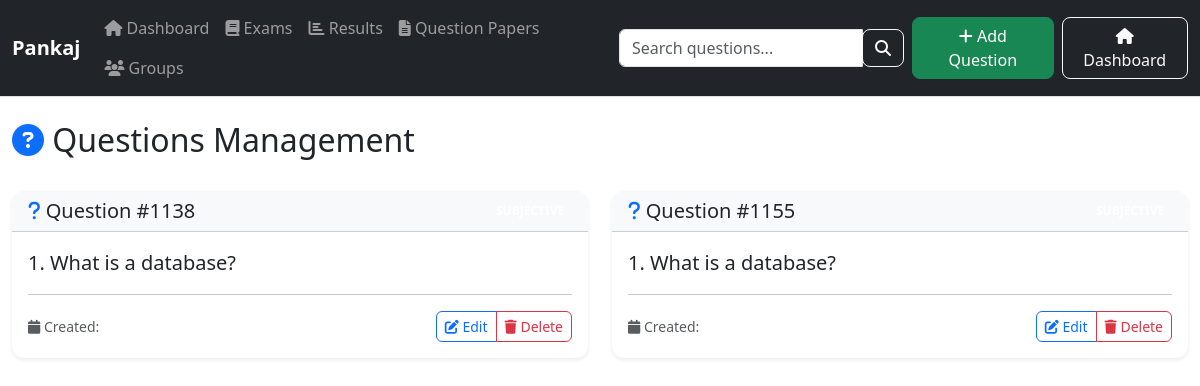
The page /prof/question/view_all_ques/ (signed in) on the database as committed earlier.
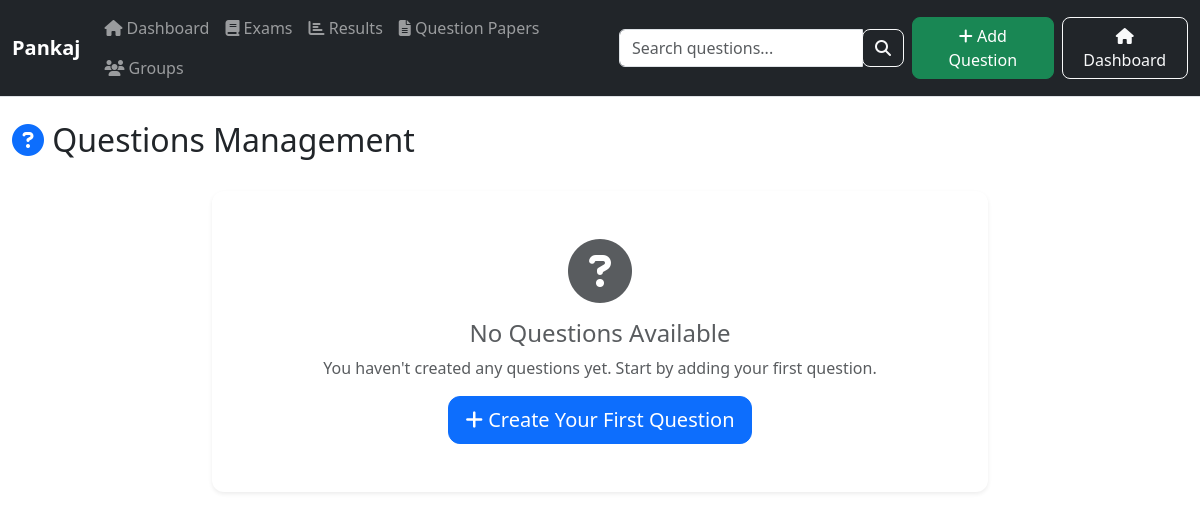
The same page on the database as committed later.
### main/models/question.py (models this page shows, shortened)
class Question_DB(models.Model):
    professor = models.ForeignKey(User, limit_choices_to={'groups__name': "Professor"}, on_delete=models.PROTECT, null=False)
    qno = models.AutoField(primary_key=True)
    question = models.TextField(max_length=1000)  # Changed from CharField to TextField for longer questions
    question_type = models.CharField(max_length=20, choices=[('SUBJECTIVE', 'Subjective')], default='SUBJECTIVE')
    question_image = models.ImageField(upload_to='question_images/', null=True, blank=True)

### prof/views/question.py (the view, shortened to what this page needs)
def view_all_ques(request):
    prof = request.user
    Question_DB.objects.filter(professor__isnull=True).update(professor=prof)  # type: ignore
    return render(request, 'prof/question/view_all_questions.html', {
        'question_db': Question_DB.objects.filter(professor=prof), 'prof': prof  # type: ignore
    })

### prof/templates/prof/question/view_all_questions.html (shortened to what the changed rows need)
{% extends 'prof/base/base.html' %}
{% load static %}
{% block body %}
    <div class="container-fluid py-4">
        <div class="row">
            <div class="col-12">
                <div class="d-flex justify-content-between align-items-center mb-4">
                    <h2>
                        <i class="fa fa-question-circle text-primary"></i>
                        Questions Management
                    </h2>
                </div>
            </div>
        </div>
        {% if question_db %}
            <div class="row" id="questionsContainer">
                {% for ques in question_db %}
                <div class="col-lg-6 col-md-12 mb-4 question-item">
                    <div class="card h-100 shadow-sm border-0">
                        <div class="card-header bg-light">
                            <div class="d-flex justify-content-between align-items-center">
                                <h5 class="mb-0">
                                    <i class="fa fa-question text-primary"></i>
                                    Question #{{ ques.qno }}
                                </h5>
                                <span class="badge badge-info">{{ ques.question_type }}</span>
                            </div>
                        </div>
                        <div class="card-body">
                            <p class="card-text lead">{{ ques.question }}</p>
                            <hr>
                            <div class="d-flex justify-content-between align-items-center">
                                <small class="text-muted">
                                    <i class="fa fa-calendar"></i>
                                    Created: {{ ques.qno|date:"M d, Y" }}
                                </small>
                                <div class="btn-group" role="group">
                                    <a class="btn btn-outline-primary btn-sm" href="{% url 'prof:edit_question' ques.qno %}">
                                        <i class="fa fa-edit"></i> Edit
                                    </a>
                                    <button class="btn btn-outline-danger btn-sm" onclick="deleteQuestion('{{ ques.qno }}')">
                                        <i class="fa fa-trash"></i> Delete
                                    </button>
                                </div>
                            </div>
                        </div>
                    </div>
                </div>
                {% endfor %}
            </div>
        {% else %}
            <div class="row justify-content-center">
                <div class="col-md-8">
                    <div class="card shadow-sm border-0">
                        <div class="card-body text-center py-5">
                            <i class="fa fa-question-circle fa-4x text-muted mb-3"></i>
                            <h4 class="text-muted">No Questions Available</h4>
                            <p class="text-muted">You haven't created any questions yet. Start by adding your first question.</p>
                            <a href="{% url 'prof:add_question' %}" class="btn btn-primary btn-lg">
                                <i class="fa fa-plus"></i> Create Your First Question
                            </a>
                        </div>
                    </div>
                </div>
            </div>
        {% endif %}
    </div>
{% endblock body %}

Rows that differ between the two databases and show on the page:
removed Question_DB: qno "1138", question "1. What is a database?"
removed Question_DB: qno "1155", question "1. What is a database?"
Other text that changed with them:
text now shown: "No Questions Available You haven't created any questions yet. Start by adding your first question. Create Your First Question"
